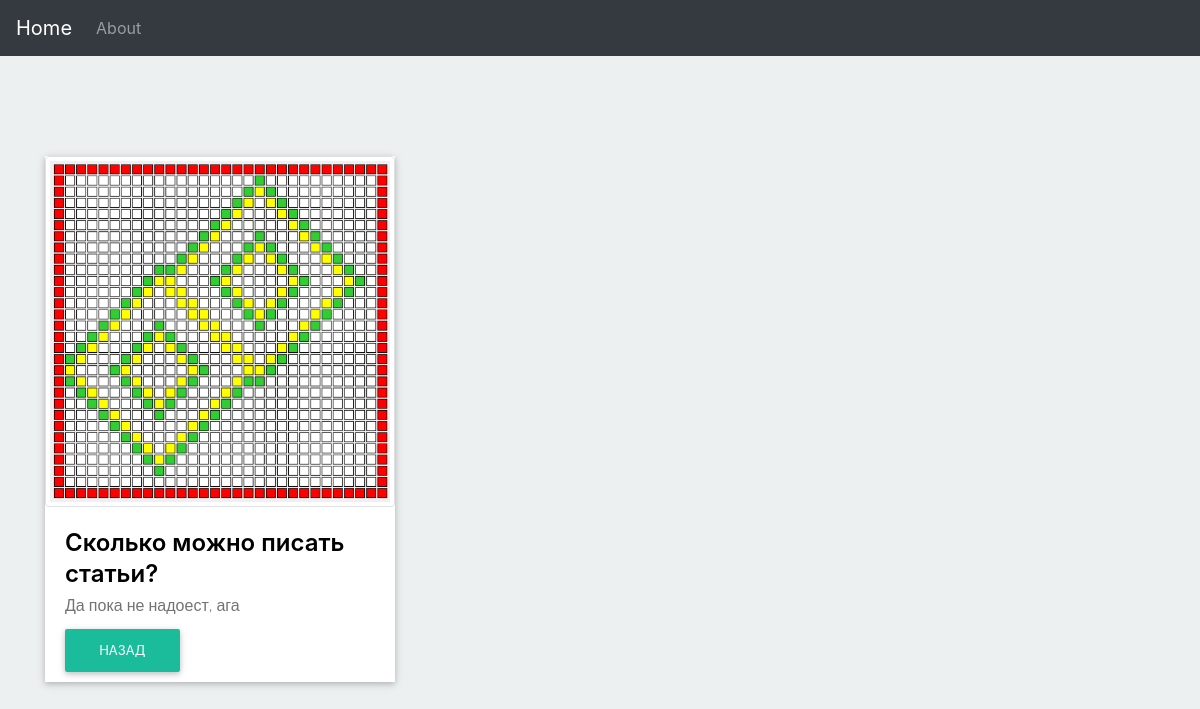
/about/5/, run on the app's committed database.
### pages/models.py (models this page shows, shortened)
class Article(models.Model):
    title = models.CharField(max_length=256)
    text = models.TextField()
    date_pub = models.DateTimeField()
    class Meta:
        verbose_name = 'Статья'
        verbose_name_plural = 'Статьи'

class ImageGallery(models.Model):
    name = models.CharField(max_length=256)
    image = models.ImageField(upload_to='images/')
    gallery = models.ForeignKey('Article', on_delete=models.CASCADE)
    class Meta:
        verbose_name = 'Фотография'
        verbose_name_plural = 'Фотографии'

### pages/views.py (the view)
# urls.py: path('about/<int:article_id>/', detail, name='detail'),
def detail(request, article_id):
    try:
        a = Article.objects.get( id = article_id )
    except:
        raise Http404("Статья не найдена")
    return render(request, 'detail.html', { 'article': a} )

### templates/detail.html (shortened to what this page needs)
{% extends 'base.html' %}
{% block content %}
    <section class="details-card">
    <div class="container">
        <div class="row">
            <div class="col-md-4">
                <div class="card-content">
                    <div class="card-img">
                        <img src="{{ article.imagegallery_set.first.image.url }}" class="img-thumbnail">
                    </div>
                    <div class="card-desc">
                        <h3>{{article.title}}</h3>
                        <p>{{article.text}}</p>
                        <a href="{% url 'about' %}" class="btn-card">Назад</a>
                    </div>
                </div>
            </div>
        </div>
    </div>
    </section>
{% endblock content %}

### static/css/blog.css (style rules this page uses)
section { padding: 100px 0; }
.details-card { background: #ecf0f1; }
.card-content { background: #ffffff; border: 4px; box-shadow: 0 2px 5px 0 rgba(0,0,0,.16), 0 2px 10px 0 rgba(0,0,0,.12); }
.card-img { position: relative; overflow: hidden; border-radius: 0; z-index: 1; }
.card-img img { width: 100%; height: auto; display: block; }
.card-desc { padding: 1.25rem; }
.card-desc h3 { color: #000000; font-weight: 600; font-size: 1.5em; line-height: 1.3em; margin-top: 0; margin-bottom: 5px; padding: 0; }
.card-desc p { color: #747373; font-size: 14px; font-weight: 400; font-size: 1em; line-height: 1.5; margin: 0px; margin-bottom: 20px; padding: 0; font-family: 'Raleway', sans-serif; }
.btn-card { background-color: #1ABC9C; color: #fff; box-shadow: 0 2px 5px 0 rgba(0,0,0,.16), 0 2px 10px 0 rgba(0,0,0,.12); padding: .84rem 2.14rem; font-size: .81rem; -webkit-transition: color .15s ease-in-out,background-color .15s ease-in-out,border-color .15s ease-in-out,-webkit-box-shadow .15s ease-in-out; transition: color .15s ease-in-out,background-color .15s ease-in-out,border-color .15s ease-in-out,-webkit-box-shadow .15s ease-in-out; -o-transition: color .15s ease-in-out,background-color .15s ease-in-out,border-color .15s ease-in-out,box-shadow .15s ease-in-out; transition: color .15s ease-in-out,background-color .15s ease-in-out,border-color .15s ease-in-out,box-shadow .15s ease-in-out; transition: color .15s ease-in-out,background-color .15s ease-in-out,border-color .15s ease-in-out,box-shadow .15s ease-in-out,-webkit-box-shadow .15s ease-in-out; margin: 0; border: 0; -webkit-border-radius: .125rem; border-radius: .125rem; cursor: pointer; text-transform: uppercase; white-space: normal; word-wrap: break-word; color: #fff; }
a.btn-card { text-decoration: none; color: #fff; }
body { background-color:#f0f1f3 }
img { max-width:100%;height:auto }

### data on the page
Article: imagegallery_set.first.image (picture), title "Сколько можно писать статьи?", text "Да пока не надоест, ага"
